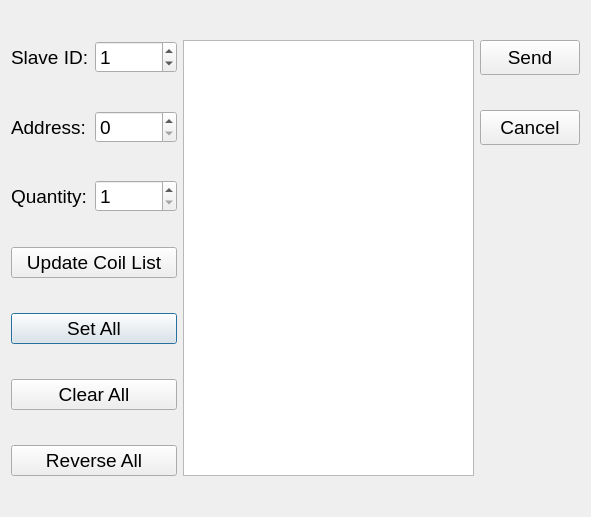
<?xml version="1.0" encoding="UTF-8"?>
<ui version="4.0">
 <class>ModbusWriteMultipleCoilsDialog</class>
 <widget class="QDialog" name="ModbusWriteMultipleCoilsDialog">
  <property name="geometry">
   <rect>
    <x>0</x>
    <y>0</y>
    <width>591</width>
    <height>517</height>
   </rect>
  </property>
  <property name="minimumSize">
   <size>
    <width>591</width>
    <height>517</height>
   </size>
  </property>
  <property name="maximumSize">
   <size>
    <width>591</width>
    <height>517</height>
   </size>
  </property>
  <property name="font">
   <font>
    <pointsize>14</pointsize>
   </font>
  </property>
  <property name="windowTitle">
   <string>Dialog</string>
  </property>
  <layout class="QGridLayout" name="gridLayout">
   <item row="2" column="1">
    <widget class="QSpinBox" name="box_quantity">
     <property name="minimum">
      <number>1</number>
     </property>
     <property name="maximum">
      <number>65535</number>
     </property>
    </widget>
   </item>
   <item row="4" column="0" colspan="2">
    <widget class="QPushButton" name="button_set_all">
     <property name="text">
      <string>Set All</string>
     </property>
    </widget>
   </item>
   <item row="1" column="1">
    <widget class="QSpinBox" name="box_address">
     <property name="maximum">
      <number>65535</number>
     </property>
    </widget>
   </item>
   <item row="3" column="0" colspan="2">
    <widget class="QPushButton" name="button_update_coil_list">
     <property name="text">
      <string>Update Coil List</string>
     </property>
    </widget>
   </item>
   <item row="1" column="0">
    <widget class="QLabel" name="label_2">
     <property name="text">
      <string>Address:</string>
     </property>
    </widget>
   </item>
   <item row="2" column="0">
    <widget class="QLabel" name="label_3">
     <property name="text">
      <string>Quantity:</string>
     </property>
    </widget>
   </item>
   <item row="0" column="0">
    <widget class="QLabel" name="label">
     <property name="text">
      <string>Slave ID:</string>
     </property>
    </widget>
   </item>
   <item row="0" column="3">
    <widget class="QPushButton" name="button_send">
     <property name="minimumSize">
      <size>
       <width>100</width>
       <height>35</height>
      </size>
     </property>
     <property name="text">
      <string>Send</string>
     </property>
    </widget>
   </item>
   <item row="0" column="1">
    <widget class="QSpinBox" name="box_slave_id">
     <property name="maximum">
      <number>255</number>
     </property>
     <property name="value">
      <number>1</number>
     </property>
    </widget>
   </item>
   <item row="1" column="3">
    <widget class="QPushButton" name="button_cancel">
     <property name="minimumSize">
      <size>
       <width>100</width>
       <height>35</height>
      </size>
     </property>
     <property name="text">
      <string>Cancel</string>
     </property>
    </widget>
   </item>
   <item row="0" column="2" rowspan="7">
    <widget class="QListWidget" name="list_coils"/>
   </item>
   <item row="5" column="0" colspan="2">
    <widget class="QPushButton" name="button_clear_all">
     <property name="text">
      <string>Clear All</string>
     </property>
    </widget>
   </item>
   <item row="6" column="0" colspan="2">
    <widget class="QPushButton" name="button_reverse_all">
     <property name="text">
      <string>Reverse All</string>
     </property>
    </widget>
   </item>
  </layout>
 </widget>
 <resources/>
 <connections/>
</ui>
